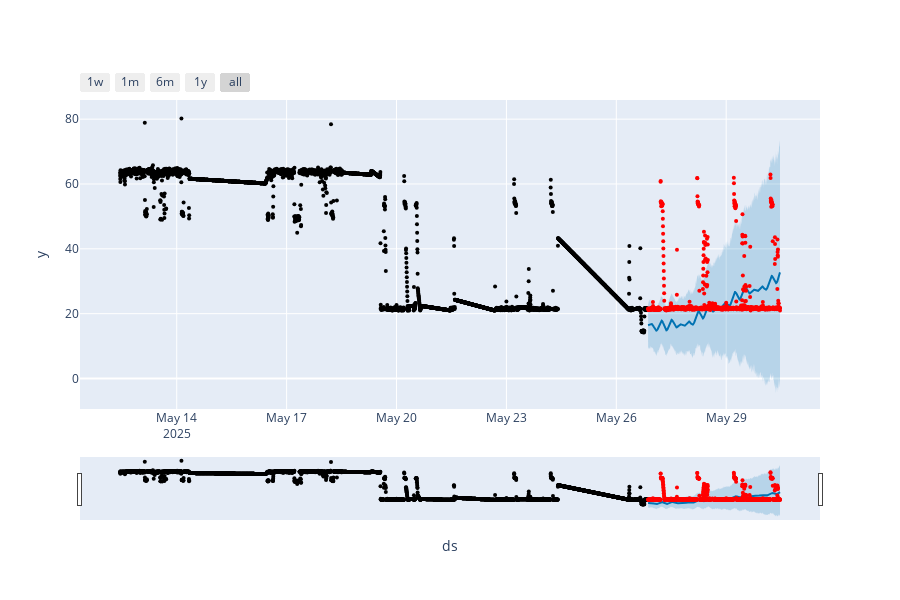
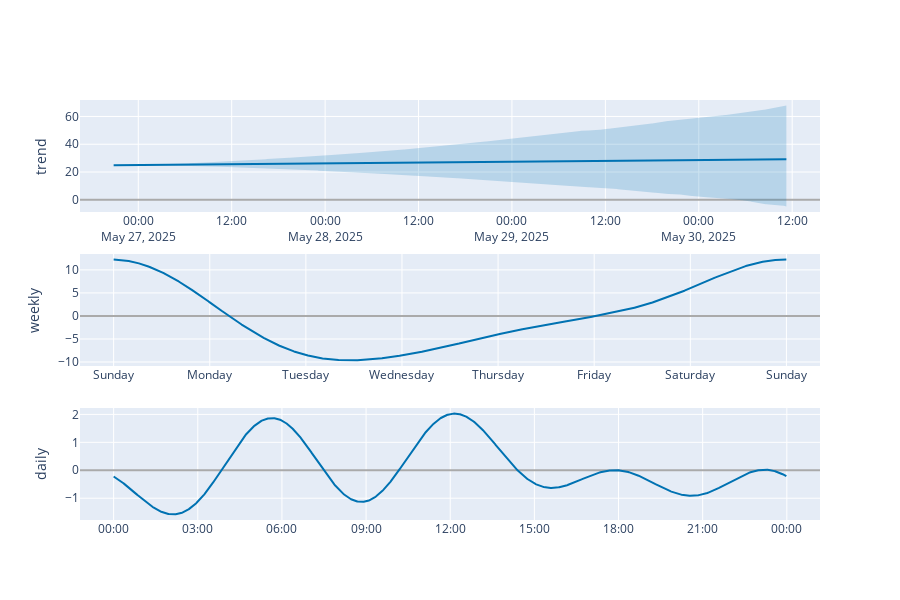

Source (notebook cell) for these figures, in order:
### Code cell
# Évaluer le modèle Prophet
prophet_eval_results = None
if prophet_model and prophet_test_df is not None:
    prophet_eval_results = evaluate_prophet_notebook(
        model=prophet_model,
        test_df=prophet_test_df,
        metric_name=PROPHET_METRIC,
        output_dir=EVALUATION_RESULTS_DIR
    )
else:
    print("ERREUR: Impossible d'évaluer Prophet car le modèle ou les données de test sont manquants.")

# Afficher un aperçu des résultats d'évaluation
if prophet_eval_results is not None:
    print("\nAperçu des résultats d'évaluation Prophet (prédictions vs réel) :")
    display(prophet_eval_results.head())

### Figure 1 — Plotly figure (JSON) as saved in the notebook; plotly's stock layout.template omitted (floating-point values rounded to 4 significant figures; data arrays with more than 128 entries replaced by an {"elided": "..."} marker saying what was removed)
{"data": [{"marker": {"color": "black", "size": 4}, "mode": "markers", "name": "Actual", "type": "scatter", "x": {"elided": "4152 str values"}, "y": {"elided": "4152 float values"}}, {"hoverinfo": "skip", "line": {"width": 0}, "mode": "lines", "type": "scatter", "x": {"elided": "1038 str values"}, "y": {"elided": "1038 float values"}}, {"fill": "tonexty", "fillcolor": "rgba(0, 114, 178, 0.2)", "line": {"color": "#0072B2", "width": 2}, "mode": "lines", "name": "Predicted", "type": "scatter", "x": {"elided": "1038 str values"}, "y": {"elided": "1038 float values"}}, {"fill": "tonexty", "fillcolor": "rgba(0, 114, 178, 0.2)", "hoverinfo": "skip", "line": {"width": 0}, "mode": "lines", "type": "scatter", "x": {"elided": "1038 str values"}, "y": {"elided": "1038 float values"}}, {"marker": {"color": "red", "size": 4}, "mode": "markers", "name": "Actual", "type": "scatter", "x": {"elided": "1038 str values"}, "y": {"elided": "1038 float values"}}], "layout": {"height": 600, "showlegend": false, "width": 900, "xaxis": {"rangeselector": {"buttons": [{"count": 7, "label": "1w", "step": "day", "stepmode": "backward"}, {"count": 1, "label": "1m", "step": "month", "stepmode": "backward"}, {"count": 6, "label": "6m", "step": "month", "stepmode": "backward"}, {"count": 1, "label": "1y", "step": "year", "stepmode": "backward"}, {"step": "all"}]}, "rangeslider": {"visible": true}, "title": {"text": "ds"}, "type": "date"}, "yaxis": {"title": {"text": "y"}}}}

### Figure 2 — Plotly figure (JSON) as saved in the notebook; plotly's stock layout.template omitted (floating-point values rounded to 4 significant figures; data arrays with more than 128 entries replaced by an {"elided": "..."} marker saying what was removed)
{"data": [{"line": {"color": "#0072B2", "width": 2}, "mode": "lines", "name": "trend", "type": "scatter", "x": {"elided": "1038 str values"}, "xaxis": "x", "y": {"elided": "1038 float values"}, "yaxis": "y"}, {"line": {"color": "rgba(0, 114, 178, 0.2)", "width": 0}, "mode": "lines", "name": "trend_upper", "type": "scatter", "x": {"elided": "1038 str values"}, "xaxis": "x", "y": {"elided": "1038 float values"}, "yaxis": "y"}, {"fill": "tonexty", "fillcolor": "rgba(0, 114, 178, 0.2)", "line": {"color": "rgba(0, 114, 178, 0.2)", "width": 0}, "mode": "lines", "name": "trend_lower", "type": "scatter", "x": {"elided": "1038 str values"}, "xaxis": "x", "y": {"elided": "1038 float values"}, "yaxis": "y"}, {"line": {"color": "#0072B2", "width": 2}, "mode": "lines", "name": "weekly", "type": "scatter", "x": {"elided": "10080 str values"}, "xaxis": "x2", "y": {"elided": "10080 float values"}, "yaxis": "y2"}, {"line": {"color": "#0072B2", "width": 2}, "mode": "lines", "name": "daily", "type": "scatter", "x": {"elided": "1440 str values"}, "xaxis": "x3", "y": {"elided": "1440 float values"}, "yaxis": "y3"}], "layout": {"height": 600, "showlegend": false, "width": 900, "xaxis": {"anchor": "y", "domain": [0, 1], "range": ["2025-05-26T16:30:45", "2025-05-30T15:34:15"], "type": "date"}, "xaxis2": {"anchor": "y2", "domain": [0, 1], "range": ["2016-12-31T15:36:03", "2017-01-08T08:22:57"], "tickformat": "%A", "type": "date"}, "xaxis3": {"anchor": "y3", "domain": [0, 1], "range": ["2016-12-31T22:48:03", "2017-01-02T01:10:57"], "tickformat": "%H:%M", "type": "date"}, "yaxis": {"anchor": "x", "domain": [0.7333, 1], "rangemode": "normal", "title": {"text": "trend"}, "zerolinecolor": "#AAA"}, "yaxis2": {"anchor": "x2", "domain": [0.3667, 0.6333], "title": {"text": "weekly"}, "zerolinecolor": "#AAA"}, "yaxis3": {"anchor": "x3", "domain": [0, 0.2667], "title": {"text": "daily"}, "zerolinecolor": "#AAA"}}}
